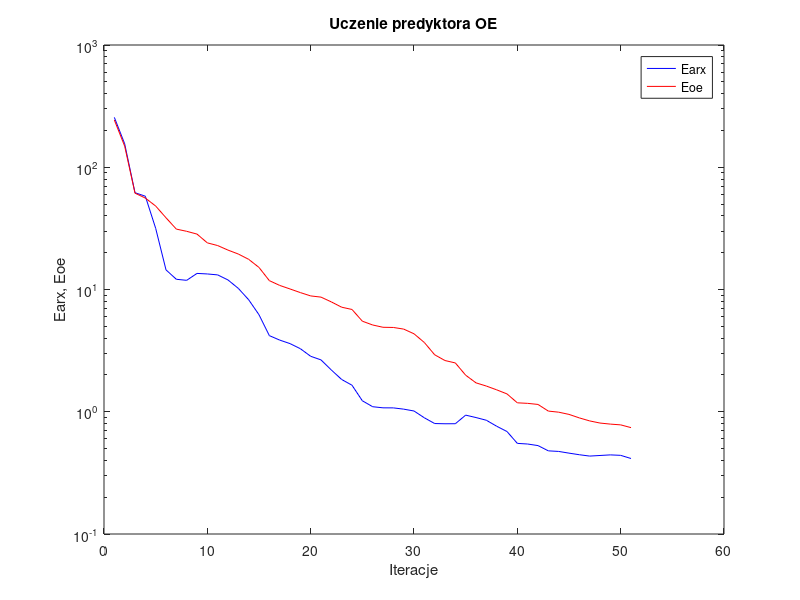
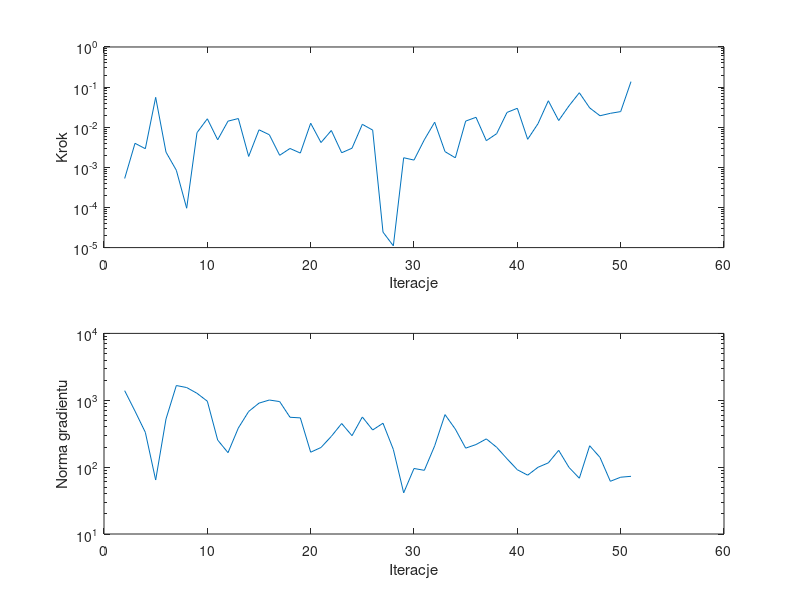

MATLAB code to generate these figures, in order:
%uczenie predyktora oe
clear all;
n=0; farx(n+1)=2.558579e+002; foe(n+1)=2.435718e+002; wspucz(n+1)=0.000000e+000; ng(n+1)=0.000000e+000;
%odnowa zmiennej metryki
n=1; farx(n+1)=1.555625e+002; foe(n+1)=1.487973e+002; krok(n+1)=5.276810e-004; ng(n+1)=1.390937e+003;
n=2; farx(n+1)=6.190567e+001; foe(n+1)=6.136790e+001; krok(n+1)=3.973596e-003; ng(n+1)=6.882266e+002;
n=3; farx(n+1)=5.796465e+001; foe(n+1)=5.597847e+001; krok(n+1)=2.914669e-003; ng(n+1)=3.314019e+002;
n=4; farx(n+1)=3.166014e+001; foe(n+1)=4.816820e+001; krok(n+1)=5.553162e-002; ng(n+1)=6.416024e+001;
n=5; farx(n+1)=1.447343e+001; foe(n+1)=3.861693e+001; krok(n+1)=2.394037e-003; ng(n+1)=5.248043e+002;
n=6; farx(n+1)=1.212197e+001; foe(n+1)=3.119172e+001; krok(n+1)=8.456028e-004; ng(n+1)=1.660910e+003;
n=7; farx(n+1)=1.188731e+001; foe(n+1)=2.992465e+001; krok(n+1)=9.579321e-005; ng(n+1)=1.549375e+003;
n=8; farx(n+1)=1.354093e+001; foe(n+1)=2.839864e+001; krok(n+1)=7.321912e-003; ng(n+1)=1.271088e+003;
n=9; farx(n+1)=1.340279e+001; foe(n+1)=2.407069e+001; krok(n+1)=1.622219e-002; ng(n+1)=9.677049e+002;
n=10; farx(n+1)=1.316735e+001; foe(n+1)=2.288078e+001; krok(n+1)=4.862884e-003; ng(n+1)=2.541543e+002;
n=11; farx(n+1)=1.196943e+001; foe(n+1)=2.100367e+001; krok(n+1)=1.417782e-002; ng(n+1)=1.645289e+002;
n=12; farx(n+1)=1.021131e+001; foe(n+1)=1.950425e+001; krok(n+1)=1.645950e-002; ng(n+1)=3.845302e+002;
n=13; farx(n+1)=8.245803e+000; foe(n+1)=1.765377e+001; krok(n+1)=1.869974e-003; ng(n+1)=6.801044e+002;
n=14; farx(n+1)=6.215870e+000; foe(n+1)=1.514853e+001; krok(n+1)=8.625805e-003; ng(n+1)=9.060556e+002;
n=15; farx(n+1)=4.195182e+000; foe(n+1)=1.182057e+001; krok(n+1)=6.496894e-003; ng(n+1)=1.008151e+003;
n=16; farx(n+1)=3.857419e+000; foe(n+1)=1.080255e+001; krok(n+1)=1.997747e-003; ng(n+1)=9.558597e+002;
n=17; farx(n+1)=3.609757e+000; foe(n+1)=1.010305e+001; krok(n+1)=2.953444e-003; ng(n+1)=5.568849e+002;
n=18; farx(n+1)=3.280089e+000; foe(n+1)=9.436588e+000; krok(n+1)=2.270713e-003; ng(n+1)=5.451518e+002;
n=19; farx(n+1)=2.842923e+000; foe(n+1)=8.862722e+000; krok(n+1)=1.258748e-002; ng(n+1)=1.672032e+002;
n=20; farx(n+1)=2.655864e+000; foe(n+1)=8.663635e+000; krok(n+1)=4.150488e-003; ng(n+1)=1.967094e+002;
n=21; farx(n+1)=2.196069e+000; foe(n+1)=7.917130e+000; krok(n+1)=8.300976e-003; ng(n+1)=2.886849e+002;
n=22; farx(n+1)=1.836335e+000; foe(n+1)=7.164527e+000; krok(n+1)=2.310226e-003; ng(n+1)=4.491686e+002;
n=23; farx(n+1)=1.648209e+000; foe(n+1)=6.865781e+000; krok(n+1)=2.998733e-003; ng(n+1)=2.953838e+002;
n=24; farx(n+1)=1.229711e+000; foe(n+1)=5.506442e+000; krok(n+1)=1.181377e-002; ng(n+1)=5.625033e+002;
n=25; farx(n+1)=1.099566e+000; foe(n+1)=5.125658e+000; krok(n+1)=8.486623e-003; ng(n+1)=3.593601e+002;
%odnowa zmiennej metryki
n=26; farx(n+1)=1.076716e+000; foe(n+1)=4.908931e+000; krok(n+1)=2.432490e-005; ng(n+1)=4.534540e+002;
n=27; farx(n+1)=1.075575e+000; foe(n+1)=4.892408e+000; krok(n+1)=1.106017e-005; ng(n+1)=1.838819e+002;
n=28; farx(n+1)=1.050439e+000; foe(n+1)=4.744276e+000; krok(n+1)=1.735363e-003; ng(n+1)=4.127594e+001;
n=29; farx(n+1)=1.014360e+000; foe(n+1)=4.342190e+000; krok(n+1)=1.517951e-003; ng(n+1)=9.546363e+001;
n=30; farx(n+1)=8.925534e-001; foe(n+1)=3.685606e+000; krok(n+1)=4.874671e-003; ng(n+1)=8.959295e+001;
n=31; farx(n+1)=8.009229e-001; foe(n+1)=2.924448e+000; krok(n+1)=1.333847e-002; ng(n+1)=2.082036e+002;
n=32; farx(n+1)=7.975021e-001; foe(n+1)=2.623606e+000; krok(n+1)=2.464960e-003; ng(n+1)=6.102546e+002;
n=33; farx(n+1)=7.980536e-001; foe(n+1)=2.507857e+000; krok(n+1)=1.728033e-003; ng(n+1)=3.701574e+002;
n=34; farx(n+1)=9.382233e-001; foe(n+1)=1.990620e+000; krok(n+1)=1.421020e-002; ng(n+1)=1.923399e+002;
n=35; farx(n+1)=8.965797e-001; foe(n+1)=1.723440e+000; krok(n+1)=1.767909e-002; ng(n+1)=2.175734e+002;
n=36; farx(n+1)=8.520950e-001; foe(n+1)=1.622746e+000; krok(n+1)=4.625835e-003; ng(n+1)=2.643553e+002;
n=37; farx(n+1)=7.613789e-001; foe(n+1)=1.511065e+000; krok(n+1)=6.912131e-003; ng(n+1)=1.980980e+002;
n=38; farx(n+1)=6.889963e-001; foe(n+1)=1.399425e+000; krok(n+1)=2.337492e-002; ng(n+1)=1.335025e+002;
n=39; farx(n+1)=5.512185e-001; foe(n+1)=1.183302e+000; krok(n+1)=2.967304e-002; ng(n+1)=9.139053e+001;
n=40; farx(n+1)=5.445366e-001; foe(n+1)=1.171326e+000; krok(n+1)=5.003630e-003; ng(n+1)=7.582272e+001;
n=41; farx(n+1)=5.286789e-001; foe(n+1)=1.147733e+000; krok(n+1)=1.226153e-002; ng(n+1)=9.949331e+001;
n=42; farx(n+1)=4.788618e-001; foe(n+1)=1.012624e+000; krok(n+1)=4.568872e-002; ng(n+1)=1.158506e+002;
n=43; farx(n+1)=4.736131e-001; foe(n+1)=9.919595e-001; krok(n+1)=1.468412e-002; ng(n+1)=1.783193e+002;
n=44; farx(n+1)=4.586342e-001; foe(n+1)=9.514891e-001; krok(n+1)=3.411686e-002; ng(n+1)=9.902201e+001;
n=45; farx(n+1)=4.451281e-001; foe(n+1)=8.906785e-001; krok(n+1)=7.236188e-002; ng(n+1)=6.825102e+001;
n=46; farx(n+1)=4.339290e-001; foe(n+1)=8.415576e-001; krok(n+1)=3.034189e-002; ng(n+1)=2.088109e+002;
n=47; farx(n+1)=4.388456e-001; foe(n+1)=8.083667e-001; krok(n+1)=1.931884e-002; ng(n+1)=1.398065e+002;
n=48; farx(n+1)=4.437688e-001; foe(n+1)=7.924329e-001; krok(n+1)=2.219272e-002; ng(n+1)=6.142775e+001;
n=49; farx(n+1)=4.399771e-001; foe(n+1)=7.811484e-001; krok(n+1)=2.452306e-002; ng(n+1)=7.066586e+001;
n=50; farx(n+1)=4.145755e-001; foe(n+1)=7.416384e-001; krok(n+1)=1.370460e-001; ng(n+1)=7.289120e+001;

figure; semilogy(farx,'b'); hold on; semilogy(foe,'r'); xlabel('Iteracje'); ylabel('Earx, Eoe'); legend('Earx','Eoe'); title('Uczenie predyktora OE');
figure; subplot(2,1,1); semilogy(krok); xlabel('Iteracje'); ylabel('Krok');
subplot(2,1,2); semilogy(ng); xlabel('Iteracje'); ylabel('Norma gradientu');
Earx=farx(n+1)
Eoe=foe(n+1)
